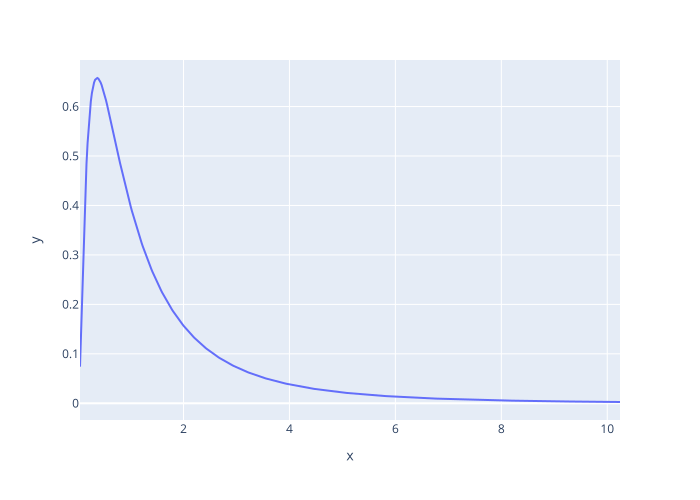

Reproduce this figure in Python.
import numpy as np
import plotly.express as px
import polars as pl
from scipy.stats import lognorm
import sys

mu = 0
sigma = 1

dist = lognorm(s=sigma, scale=np.exp(mu))
x = np.linspace(dist.ppf(0.001), dist.ppf(0.99), 500)
y = dist.pdf(x)

df = pl.DataFrame({"x": x, "y": y})
fig = px.line(df, x="x", y="y")
fig.write_image(sys.argv[1])
